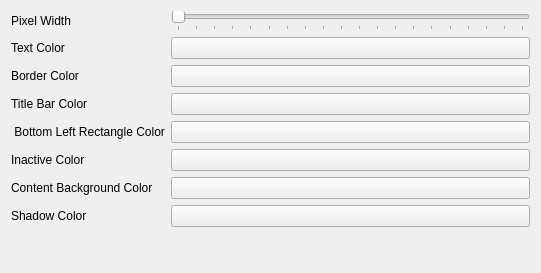
<?xml version="1.0" encoding="UTF-8"?>
<ui version="4.0">
 <class>PlasmaNSOKWinConfigDialog</class>
 <widget class="QWidget" name="PlasmaNSOKWinConfigDialog">
  <property name="geometry">
   <rect>
    <x>0</x>
    <y>0</y>
    <width>541</width>
    <height>273</height>
   </rect>
  </property>
  <property name="windowTitle">
   <string>Config Dialog</string>
  </property>
  <layout class="QHBoxLayout" name="horizontalLayout">
   <item>
    <layout class="QFormLayout" name="formLayout_2">
     <item row="0" column="0">
      <widget class="QLabel" name="label">
       <property name="text">
        <string>Pixel Width</string>
       </property>
      </widget>
     </item>
     <item row="0" column="1">
      <widget class="QSlider" name="kcfg_pixelWidth">
       <property name="minimum">
        <number>5</number>
       </property>
       <property name="maximum">
        <number>100</number>
       </property>
       <property name="singleStep">
        <number>1</number>
       </property>
       <property name="orientation">
        <enum>Qt::Orientation::Horizontal</enum>
       </property>
       <property name="tickPosition">
        <enum>QSlider::TickPosition::TicksBelow</enum>
       </property>
       <property name="tickInterval">
        <number>5</number>
       </property>
      </widget>
     </item>
     <item row="1" column="0">
      <widget class="QLabel" name="label_2">
       <property name="text">
        <string>Text Color</string>
       </property>
      </widget>
     </item>
     <item row="2" column="0">
      <widget class="QLabel" name="label_3">
       <property name="text">
        <string>Border Color</string>
       </property>
      </widget>
     </item>
     <item row="2" column="1">
      <widget class="KColorButton" name="kcfg_colorCyan">
       <property name="defaultColor">
        <color>
         <red>20</red>
         <green>48</green>
         <blue>56</blue>
        </color>
       </property>
      </widget>
     </item>
     <item row="3" column="0">
      <widget class="QLabel" name="label_4">
       <property name="text">
        <string>Title Bar Color</string>
       </property>
      </widget>
     </item>
     <item row="3" column="1">
      <widget class="KColorButton" name="kcfg_colorPink">
       <property name="defaultColor">
        <color>
         <red>42</red>
         <green>27</green>
         <blue>61</blue>
        </color>
       </property>
      </widget>
     </item>
     <item row="4" column="0">
      <widget class="QLabel" name="label_5">
       <property name="text">
        <string> Bottom Left Rectangle Color</string>
       </property>
      </widget>
     </item>
     <item row="4" column="1">
      <widget class="KColorButton" name="kcfg_colorMagenta">
       <property name="defaultColor">
        <color>
         <red>74</red>
         <green>31</green>
         <blue>69</blue>
        </color>
       </property>
      </widget>
     </item>
     <item row="5" column="0">
      <widget class="QLabel" name="label_6">
       <property name="text">
        <string>Inactive Color</string>
       </property>
      </widget>
     </item>
     <item row="5" column="1">
      <widget class="KColorButton" name="kcfg_colorGray">
       <property name="defaultColor">
        <color>
         <red>28</red>
         <green>26</green>
         <blue>34</blue>
        </color>
       </property>
      </widget>
     </item>
     <item row="1" column="1">
      <widget class="KColorButton" name="kcfg_colorPurple">
       <property name="defaultColor">
        <color>
         <red>201</red>
         <green>166</green>
         <blue>255</blue>
        </color>
       </property>
      </widget>
     </item>
     <item row="6" column="0">
      <widget class="QLabel" name="label_7">
       <property name="text">
        <string>Content Background Color</string>
       </property>
      </widget>
     </item>
     <item row="6" column="1">
      <widget class="KColorButton" name="kcfg_colorWhite">
       <property name="defaultColor">
        <color>
         <red>20</red>
         <green>16</green>
         <blue>31</blue>
        </color>
       </property>
      </widget>
     </item>
     <item row="7" column="0">
      <widget class="QLabel" name="label_8">
       <property name="text">
        <string>Shadow Color</string>
       </property>
      </widget>
     </item>
     <item row="7" column="1">
      <widget class="KColorButton" name="kcfg_colorShadow">
       <property name="defaultColor">
        <color>
         <red>5</red>
         <green>3</green>
         <blue>10</blue>
        </color>
       </property>
      </widget>
     </item>
    </layout>
   </item>
  </layout>
 </widget>
 <customwidgets>
  <customwidget>
   <class>KColorButton</class>
   <extends>QPushButton</extends>
   <header>kcolorbutton.h</header>
  </customwidget>
 </customwidgets>
 <resources/>
 <connections/>
</ui>
